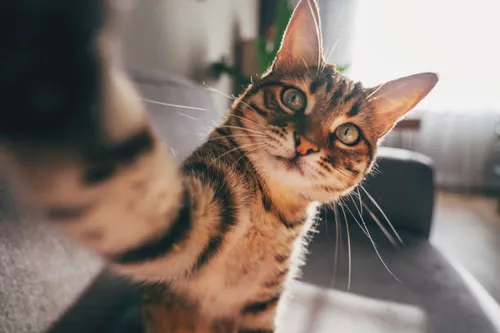
#> input picture input.webp, 500 x 333 px
$ jupyter execute isr6.ipynb
#> lines starting #> are read from the running program, lines starting #| are printed output that depends on the picture
[cell 1]
from PIL import Image
import numpy as np
import matplotlib.pyplot as plt

[cell 2]
image_path = "input.webp"
image = Image.open(image_path).convert("RGB")
#> image is the input picture: PIL image 500x333 RGB; mean R, G, B 132.2, 117.7, 109.2

# Step 2: Convert image into a NumPy array
img_array = np.array(image)

# Step 3: Extract color features
red = img_array[:, :, 0]
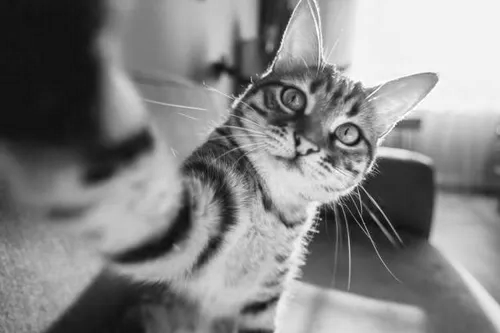
#> red: shape (333, 500); min 11, max 255, mean 132.2
green = img_array[:, :, 1]
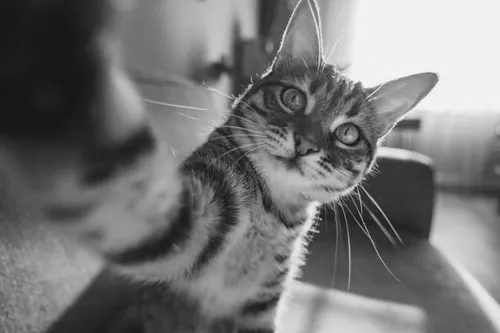
#> green: shape (333, 500); min 14, max 255, mean 117.7
blue = img_array[:, :, 2]
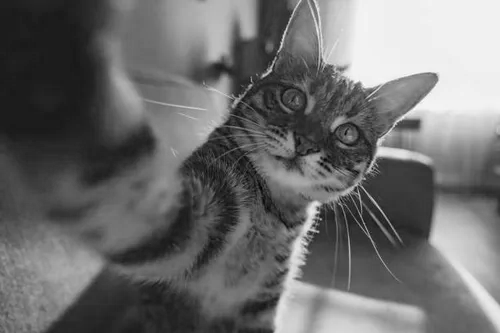
#> blue: shape (333, 500); min 0, max 254, mean 109.2

print("Image Feature Extraction")
print("-----------------------")
print("Image size:", image.size)
#| Image size: (500, 333)
print("Red mean intensity:", round(np.mean(red), 2))
#| Red mean intensity: 132.2
print("Green mean intensity:", round(np.mean(green), 2))
#| Green mean intensity: 117.74
print("Blue mean intensity:", round(np.mean(blue), 2))
#| Blue mean intensity: 109.21

[cell 3]
plt.figure(figsize=(12, 5))

plt.subplot(1, 2, 1)
plt.imshow(image)
plt.title("Original Color Image")
plt.axis("off")

# Step 5: Plot RGB histograms
plt.subplot(1, 2, 2)

plt.hist(red.ravel(), bins=256, range=(0, 256),
         color="red", alpha=0.5, label="Red")

plt.hist(green.ravel(), bins=256, range=(0, 256),
         color="green", alpha=0.5, label="Green")

plt.hist(blue.ravel(), bins=256, range=(0, 256),
         color="blue", alpha=0.5, label="Blue")

plt.title("RGB Color Histogram")
plt.xlabel("Pixel Intensity (0-255)")
plt.ylabel("Frequency")
plt.legend()
plt.tight_layout()
plt.show()
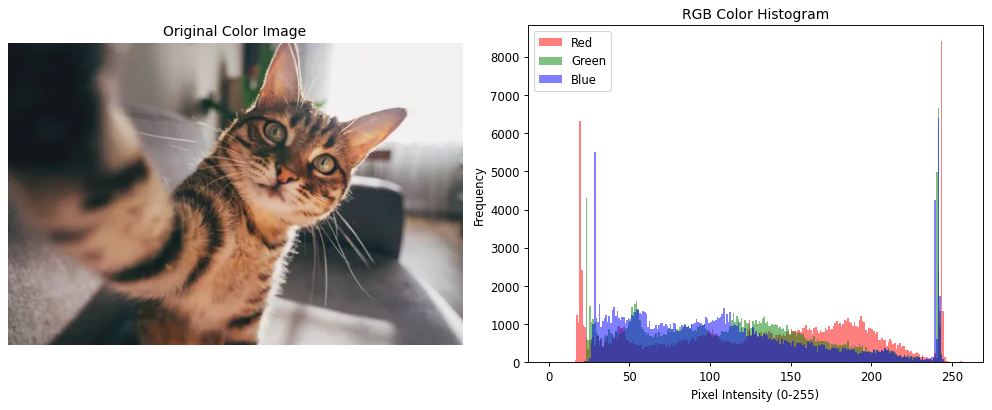
#> figure drawn by matplotlib, 2 panels; panel 2: tallest bar 8396 high, from x = 243 to 244; panel 2: tallest bar 6657 high, from x = 241 to 242; panel 2: tallest bar 6403 high, from x = 241 to 242
